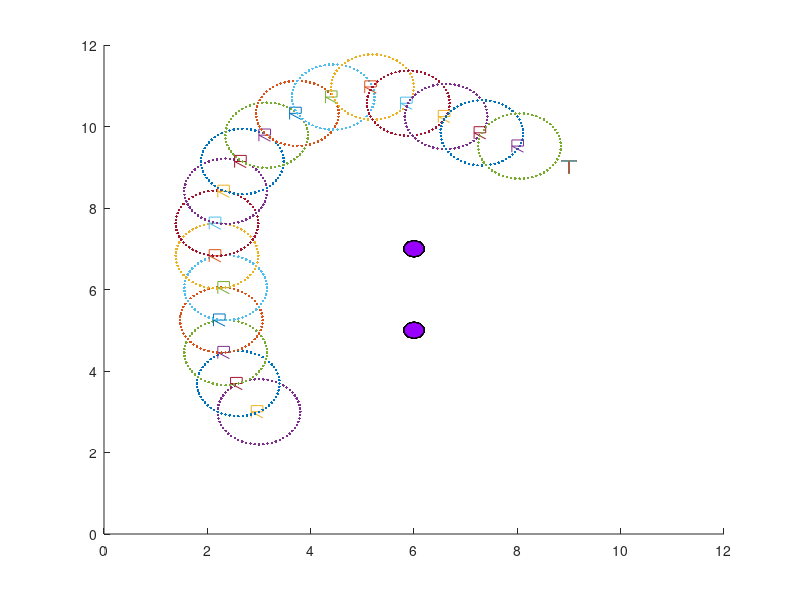

The MATLAB script that drew this image: (Note: this script raises an error after producing the figure.)
clc
clear
close all

%......................Artificial Potential Field.........................

Robot_Coordinate     = [3 3]               ;% Rabot Coordinate = [x-axis y-axis]
Obstacle1_Coordinate = [6 7]               ;% Obstacle1 Coordinate = [x-axis y-axis]
Obstacle2_Coordinate = [6 5]               ;% Obstacle2 Coordinate = [x-axis y-axis]
Goal_Coordinate      = [9 9]               ;% Target Coordinate = [x-axis y-axis]
Sensor_Range         = 2                   ;% Sensor Range being used
Step_Size   = 0.4*Sensor_Range             ;% Radius of Circle for Artificial Points
Obstacle             = [1 4]               ;% Obstacle = [Aplha Mew][0.5 0.5]
Goal                 = [1 4]               ;% Target   = [Alpha Mew][4 70]
NPTS                 = 60                  ;% Number of Artificial Points %60
StepDegree           = 360/NPTS            ;% Step Degree in Degree for Artificial Points
Confirm_Message      = 'Solution Exists'   ;% Message Displayed if a Good Artificial Point Exists
Error_Message        = 'No Solution Exists';% Message Displayed if no Good Artificial Point Exists
Bacteria_x           = Robot_Coordinate(1) ;% Artificial Best Point x
Bacteria_y           = Robot_Coordinate(2) ;% Artificial Best Point y
%.................................Plot.....................................

hold on
axis([0 12 0 12])

%............................Create a Target...............................

backx  = Goal_Coordinate(1) - 0.15;backy1 = Goal_Coordinate(2) + 0.15;
frontx = Goal_Coordinate(1) + 0.15;fronty1 = Goal_Coordinate(2) + 0.15;
middlex = Goal_Coordinate(1);middley1 = Goal_Coordinate(2)+ 0.15;
middley2 = Goal_Coordinate(2)- 0.15;
tri2 = [backx middlex frontx ;backy1 middley1 fronty1 ];
plot(tri2(1,:), tri2(2,:));
tri3 = [middlex middlex ;middley1 middley2];
plot(tri3(1,:), tri3(2,:));

%.............Create a purple transparent circular Obstacle................

xc = Obstacle1_Coordinate(1);
yc = Obstacle1_Coordinate(2);
r = 0.2;
x = r*sin(-pi:0.2*pi:pi) + xc;
y = r*cos(-pi:0.2*pi:pi) + yc;
c = [0.6 0 1];
fill(x, y, c, 'FaceAlpha', 0.4)

xc = Obstacle2_Coordinate(1);
yc = Obstacle2_Coordinate(2);
r = 0.2;
x = r*sin(-pi:0.2*pi:pi) + xc;
y = r*cos(-pi:0.2*pi:pi) + yc;
c = [0.6 0 1];
fill(x, y, c, 'FaceAlpha', 0.4)

DTG = 1;
while(DTG > 0.6)
    
    %.............................Create a Robot...........................
    
    backx  = Robot_Coordinate(1) - 0.15;backy1 = Robot_Coordinate(2) + 0.15;
    backy2 = Robot_Coordinate(2) - 0.15;frontx = Robot_Coordinate(1) + 0.075;
    fronty1 = Robot_Coordinate(2) + 0.15;fronty2 = Robot_Coordinate(2);
    tri1 = [backx backx frontx frontx backx frontx;backy2 backy1 fronty1 fronty2 fronty2 backy2];
    plot(tri1(1,:), tri1(2,:));
    
    %.........................Potential Calculations.......................
    
    J_ObstT = Obstacle(1)*exp(-Obstacle(2)*((Robot_Coordinate(1)-Obstacle1_Coordinate(1))^2+(Robot_Coordinate(2)-Obstacle1_Coordinate(2))^2))
    J_ObstT = J_ObstT + Obstacle(1)*exp(-Obstacle(2)*((Robot_Coordinate(1)-Obstacle2_Coordinate(1))^2+(Robot_Coordinate(2)-Obstacle2_Coordinate(2))^2))
    J_GoalT = -Goal(1)*exp(-Goal(2)*((Robot_Coordinate(1)-Goal_Coordinate(1))^2+(Robot_Coordinate(2)-Goal_Coordinate(2))^2))
    JT = J_ObstT + J_GoalT;
    
    %...........................Distance to Goal...........................
    
    DTG = sqrt((Robot_Coordinate(1)-Goal_Coordinate(1))^2+(Robot_Coordinate(2)-Goal_Coordinate(2))^2)
    
    %...........................Artificial Points..........................
    
    Theta = zeros(1,NPTS);
    Theta(1) = StepDegree;
    for i=1:NPTS-1
        Theta(i+1) = Theta(i) + StepDegree;
    end
    
    %     a = 1;
    %     b = 360;
    %     Theta = a + (b-a).*rand(NPTS,1);
    
    Bacteria_x = zeros(1,NPTS);
    Bacteria_y = zeros(1,NPTS);
    for i=1:NPTS
        Bacteria_x(i) = Robot_Coordinate(1) + (Step_Size*cos(pi*Theta(i)/180));
        Bacteria_y(i) = Robot_Coordinate(2) + (Step_Size*sin(pi*Theta(i)/180));
    end
    plot(Bacteria_x,Bacteria_y,'.')
    pause(0.1);
    %........Calculating Cost Function and Distance of Artificial Point....
    
    [m,n] = size(Bacteria_x);
    J_ObstT_Bacteria = zeros(1,n);
    J_GoalT_Bacteria = zeros(1,n);
    JT_Bacteria = zeros(1,n);
    DTG_Bacteria = zeros(1,n);
    for i=1:n
        J_ObstT_Bacteria(i) = Obstacle(1)*exp(-Obstacle(2)*((Bacteria_x(i)-Obstacle1_Coordinate(1))^2+(Bacteria_y(i)-Obstacle1_Coordinate(2))^2));
        J_ObstT_Bacteria(i) = J_ObstT_Bacteria(i) + Obstacle(1)*exp(-Obstacle(2)*((Bacteria_x(i)-Obstacle2_Coordinate(1))^2+(Bacteria_y(i)-Obstacle2_Coordinate(2))^2));
        J_GoalT_Bacteria(i) = -Goal(1)*exp(-Goal(2)*((Bacteria_x(i)-Goal_Coordinate(1))^2+(Bacteria_y(i)-Goal_Coordinate(2))^2));
        JT_Bacteria(i) = J_ObstT_Bacteria(i) + J_GoalT_Bacteria(i);
        DTG_Bacteria(i) = sqrt((Bacteria_x(i)-Goal_Coordinate(1))^2+(Bacteria_y(i)-Goal_Coordinate(2))^2);
    end
    J_GoalT_Bacteria;
    
    %....................Error in Cost Function & Distance.................
    
    err_J   = zeros(1,n);
    err_DTG = zeros(1,n);
    Fitness = zeros(1,n);
    for i=1:n
        err_J(i)   = JT_Bacteria(i)  - JT;
        err_DTG(i) = DTG_Bacteria(i) - DTG;
        Fitness(i) = -err_DTG(i);
    end
    Fitness;
    %..........................Best Point Selection........................
    
    Check = 0;
    for t=1:n
        [~,k]= max(Fitness);
        if err_J(k) < 0
            if err_DTG(k)<0
                Check = Check + 1;
                Robot_Coordinate(1) = Bacteria_x(k);
                Robot_Coordinate(2) = Bacteria_y(k);
                DTG = sqrt((Robot_Coordinate(1)-Goal_Coordinate(1))^2+(Robot_Coordinate(2)-Goal_Coordinate(2))^2);
            else
                Fitness(k) = 0;
            end
        else
            Fitness(k) = 0;
        end
    end
    Check;
    if Check == 0
        disp(Error_Message)
    else
        disp(Confirm_Message)
    end
    All_Data = zeros(NPTS,3);
    All_Data(:,1) = Robot_Coordinate(1);
    All_Data(:,2) = Robot_Coordinate(2);
    All_Data(:,3) = Theta;
    All_Data(:,4) = J_ObstT_Bacteria;
    All_Data(:,5) = J_GoalT_Bacteria;
    All_Data(:,6) = JT_Bacteria;
    All_Data(:,7) = err_J;
    All_Data(:,8) = err_DTG;
    All_Data;
    %.................................Plot.................................
    
    %............................Create a Target...........................
    backx  = Goal_Coordinate(1) - 0.15;backy1 = Goal_Coordinate(2) + 0.15;
    frontx = Goal_Coordinate(1) + 0.15;fronty1 = Goal_Coordinate(2) + 0.15;
    middlex = Goal_Coordinate(1);middley1 = Goal_Coordinate(2)+ 0.15;
    middley2 = Goal_Coordinate(2)- 0.15;
    tri2 = [backx middlex frontx ;backy1 middley1 fronty1 ];
    plot(tri2(1,:), tri2(2,:));
    hold on
    tri3 = [middlex middlex ;middley1 middley2];
    plot(tri3(1,:), tri3(2,:));
    
    %.............Create a purple transparent circular Obstacle............
    
    xc = Obstacle1_Coordinate(1);
    yc = Obstacle1_Coordinate(2);
    r = 0.2;
    x = r*sin(-pi:0.2*pi:pi) + xc;
    y = r*cos(-pi:0.2*pi:pi) + yc;
    c = [0.6 0 1];
    fill(x, y, c, 'FaceAlpha', 0.4)

    xc = Obstacle2_Coordinate(1);
    yc = Obstacle2_Coordinate(2);
    r = 0.2;
    x = r*sin(-pi:0.2*pi:pi) + xc;
    y = r*cos(-pi:0.2*pi:pi) + yc;
    c = [0.6 0 1];
    fill(x, y, c, 'FaceAlpha', 0.4)
    
    %................................Outputs...............................
%     J_ObstT
%     J_GoalT
%     JT
%     DTG
%     JT_Bacteria
%     DTG_Bacteria
%     err_J
%     err_DTG
%     Check
%     k
%     Fitness
end
Variables = {'Rx' 'Ry' 'Theta' 'J_Obst_B' 'J_GoalT' 'JT' 'err_J' 'err_DTG'};
filename = 'E:\PathPlanning_Yasim\RPO First Iteration\RPO_Data.xlsx';
xlswrite(filename,Variables)
xlswrite(filename,All_Data,1,'A2');
